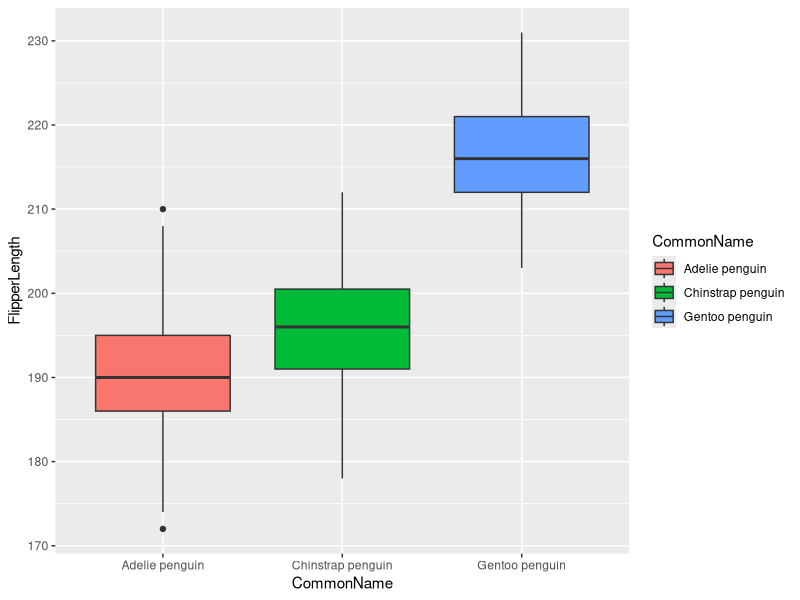

This chart was generated by the following R code:
## ---- chunk 1
#| echo: false
library(ggplot2)
penguin_df <- read.csv("../Datasets/penguins.csv") 
ggplot(penguin_df, aes(x = CommonName, y = FlipperLength, fill = CommonName)) +
  geom_boxplot()
